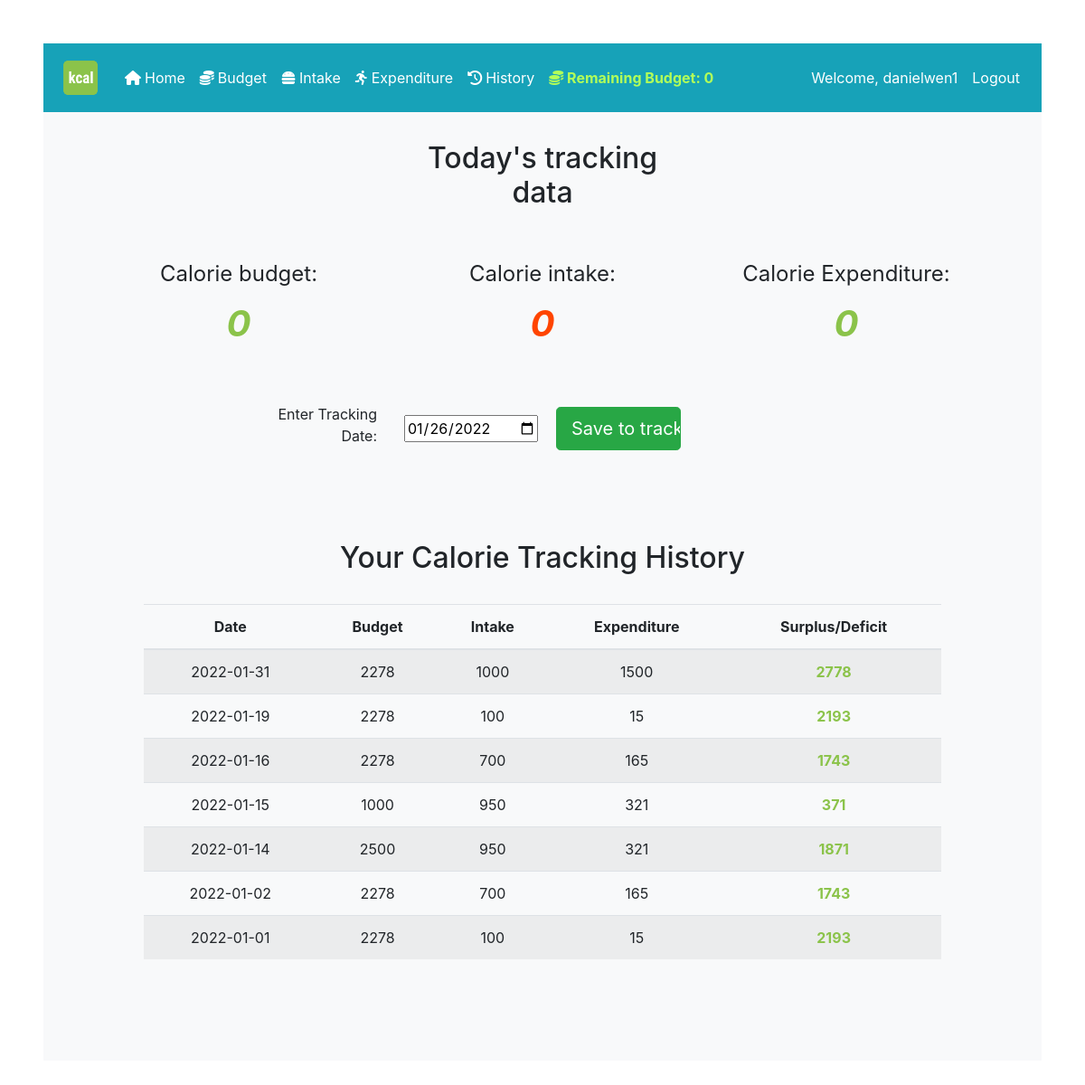
The app's page /history (signed in) with its own data.
### calculator/models_cal.py (models this page shows, shortened)
class User(db.Model, UserMixin):
    id = db.Column(db.Integer, primary_key=True)
    username = db.Column(db.String(length=30), nullable=False, unique=True)
    email_address = db.Column(db.String(length=50), nullable=False, unique=True)
    password_hash = db.Column(db.String(length=50), nullable=False)
    budget = db.Column(db.Integer(), nullable=False, default=0)
    trackings = db.relationship('TrackingHistory', backref='owned_user', lazy=True)
    @property
    def password(self):
        return self.password

class TrackingHistory(db.Model):
        id = db.Column(db.Integer(), primary_key=True)
        tracking_date = db.Column(db.String(length=30), nullable=False)
        budget = db.Column(db.Integer())
        intake = db.Column(db.Integer())
        expenditure = db.Column(db.Integer())
        userid = db.Column(db.Integer(), db.ForeignKey('user.id'))

### calculator/routes_cal.py (the view, shortened to what this page needs)
@app.route("/history", methods=['GET', 'POST'])
@login_required
def history_page():
    form = HistoryForm()
    history = TrackingHistory.query.filter_by(userid=current_user.id).order_by(TrackingHistory.tracking_date.desc())
    return render_template("history_cal.html", history=history, form=form)

### calculator/forms_cal.py
class HistoryForm(FlaskForm):
    tracking_date = DateField(label='Enter Tracking Date:', default=datetime.today, validators=[DataRequired()], format='%Y-%m-%d')
    submit = SubmitField(label='Save to tracking history')

### calculator/models_cal.py (called while the page is built)
@login_manager.user_loader
def load_user(user_id):
    return User.query.get(int(user_id))

### calculator/templates/history_cal.html (shortened to what this page needs)
{% extends 'base_cal.html' %}
{% block content %}
    <div class="position-relative overflow-hidden pt-3 text-center bg-light text-center">
        <div class="row m-3">
            <div class="col-md-4"></div>
             <h2 class="col-md-4">
                 Today's tracking data
             </h2>
        </div>
         <div class="row m-5" style="margin-top:20px; margin-left:20px">
             <div class="col-md-4">
                        <h3 class="h4 mb-3 font-weight-normal">
                            Calorie budget:
                        </h3>
                        <h1 class="h1 mb-3 font-weight-bold font-italic" style="color: #8bc34a">
                            {{session['budget'] or 0}}
                        </h1>
             </div>
             <div class="col-md-4">
                        <h3 class="h4 mb-3 font-weight-normal">
                            Calorie intake:
                        </h3>
                        <h1 class="h1 mb-3 font-weight-bold font-italic" style="color: orangered">
                            {{session['intake'] or 0}}
                        </h1>
             </div>
             <div class="col-md-4">
                        <h3 class="h4 mb-3 font-weight-normal">
                            Calorie Expenditure:
                        </h3>
                        <h1 class="h1 mb-3 font-weight-bold font-italic" style="color: #8bc34a">
                            {{session['expenditure'] or 0}}
                        </h1>
             </div>
         </div>
            <form method="POST" class="form-history">
            <div class="form-group row align-items-center m-5">
                 <div class="col-md-2 text-right">
                    {{ form.tracking_date.label() }}
                 </div>
                 <div class="col-md-2">
                    {{ form.tracking_date(class_="datepicker") }} {{ form.hidden_tag() }}
                 </div>
                <div class="col-md-2">
                    {{ form.submit(class="btn btn-lg btn-block btn-success") }}
                </div>
             </div>
            </form>
        <div class="row m-5 p-5">
        <div class="col-md-12">
            <h2>Your Calorie Tracking History</h2>
            <br>
            <table class="table table-hover table-striped">
            <thead>
                    <tr>
                        <th scope="col">Date</th>
                        <th scope="col">Budget</th>
                        <th scope="col">Intake</th>
                        <th scope="col">Expenditure</th>
                        <th scope="col">Surplus/Deficit</th>
                    </tr>
                </thead>
                <tbody>
                    {% for item in history: %}
                        <tr>
                            <td>{{ item.tracking_date }}</td>
                            <td>{{ item.budget }}</td>
                            <td>{{ item.intake }}</td>
                            <td>{{ item.expenditure }}</td>
                            {% set surplus = item.budget + item.expenditure - item.intake %}
                            <td class="font-weight-bold" {% if surplus >= 0 %} style="color: #8bc34a" {% else %} style="color: orangered" {% endif %}>
                                {{ surplus }}
                            </td>
                        </tr>
                    {% endfor %}
                </tbody>
            </table>
        </div>
    </div>
    </div>
{% endblock %}

### calculator/templates/base_cal.html (shortened to what this page needs)
<!doctype html>
<html lang="en">
   <head>
      <link rel="stylesheet" href="https://cdn.jsdelivr.net/npm/bootstrap@4.5.3/dist/css/bootstrap.min.css">
   </head>
   <body>
   <div class="container-fluid p-5">
      <nav class="navbar navbar-expand-md navbar-light bg-info">
          <a class="navbar-brand text-white" href="{{ url_for('home_page') }}">
              <img src="{{ url_for('static', filename='logo.png') }}" width="50" height="50" alt="">
          </a>
        <div class="collapse navbar-collapse" id="navbarNav">
            <ul class="navbar-nav mr-auto">
                <li class="nav-item active">
                    <a class="nav-link text-white" href="{{ url_for('home_page') }}"><i class="fas fa-home mr-1"></i>Home <span class="sr-only">(current)</span></a>
                </li>
                <li class="nav-item">
                    <a class="nav-link text-white" href="{{ url_for('budget_page') }}"><i class="fas fa-coins mr-1"></i>Budget</a>
                </li>
                <li class="nav-item">
                    <a class="nav-link text-white" href="{{ url_for('intake_page') }}"><i class="fas fa-hamburger mr-1"></i>Intake</a>
                </li>
                <li class="nav-item">
                    <a class="nav-link text-white" href="{{ url_for('expenditure_page') }}"><i class="fas fa-running mr-1"></i>Expenditure</a>
                </li>
                {% if current_user.is_authenticated %}
                <li class="nav-item">
                    <a class="nav-link text-white" href="{{ url_for('history_page') }}"><i class="fas fa-history mr-1"></i>History</a>
                </li>
                {% endif %}
                {% set remBudget = (session['budget'] or 0) + (session['expenditure'] or 0) - (session['intake'] or 0) %}
                    <li class="nav-item">
                        <a class="nav-link font-weight-bold" {% if remBudget >= 0 %} style="color: #b2ff59" {% else %} style="color: orangered" {% endif %}">
                            <i class="fas fa-coins"></i>
                            Remaining Budget:
                            {{ remBudget }}
                        </a>
                    </li>
            </ul>
            <ul class="navbar-nav ml-auto">
                    {% if current_user.is_authenticated %}
                    <li class="nav-item">
                        <a class="nav-link text-white">Welcome, {{ current_user.username }}</a>
                    </li>
                    <li class="nav-item">
                        <a class="nav-link text-white" href="{{ url_for('logout_page') }}">Logout</a>
                    </li>
                    {% endif %}
             </ul>
        </div>
      </nav>
      {% block content %}
      {% endblock %}
    </div>
   </body>
</html>

### records on screen
User: username "danielwen1"
TrackingHistory: tracking_date "2022-01-31", budget "2278", intake "1000", expenditure "1500", surplus "2778"
TrackingHistory: tracking_date "2022-01-19", budget "2278", intake "100", expenditure "15", surplus "2193"
TrackingHistory: tracking_date "2022-01-16", budget "2278", intake "700", expenditure "165", surplus "1743"
TrackingHistory: tracking_date "2022-01-15", budget "1000", intake "950", expenditure "321", surplus "371"
TrackingHistory: tracking_date "2022-01-14", budget "2500", intake "950", expenditure "321", surplus "1871"
TrackingHistory: tracking_date "2022-01-02", budget "2278", intake "700", expenditure "165", surplus "1743"
TrackingHistory: tracking_date "2022-01-01", budget "2278", intake "100", expenditure "15", surplus "2193"

### other values on screen
{{ remBudget }} "0"
{{ session['budget'] or 0 }} "0"
{{ session['intake'] or 0 }} "0"
{{ session['expenditure'] or 0 }} "0"
